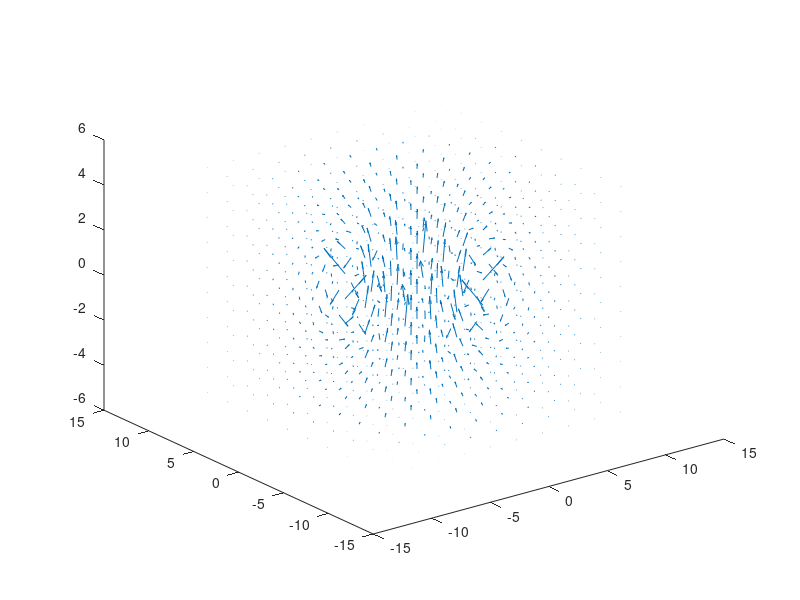

MATLAB code to generate this figure: (Note: this script raises an error after producing the figure.)
close all; clear; clc;

function [Bx, By, Bz] = getField(I, a, x, y, z, nTh)
    % I: Wire current [A]
    % a: Wire Radius [m]
    % x, y, z: Observaytion point coordinates
    % nTh: number of divisions to be calculated

    mu = (4*pi) * 1e-7; % Permeability of free space

    th = linspace(0, 2*pi, nTh); % Theta step

    % Source points in loop
    rx0 = a*cos(th);
    ry0 = a*sin(th);
    rz0 = zeros(size(th));

    % Distance between field and source
    Rx = x - rx0;
    Ry = y - ry0;
    Rz = z - rz0;
    Rmag = sqrt(Rx.^2 + Ry.^2 + Rz.^2);

    % Field differentials calculations
    dBx = ((mu*I)/(4*pi)) .* ((a.*z.*cos(th))./(Rmag).^3);
    dBy = ((mu*I)/(4*pi)) .* ((a.*z.*sin(th))./(Rmag).^3);
    dBz = ((mu*I)/(4*pi)) .* ((a.^2 - a.*(x.*cos(th) + y.*sin(th)))./(Rmag).^3);

    % Numerically integrate the field potentials
    Bx = trapz(th, dBx);
    By = trapz(th, dBy);
    Bz = trapz(th, dBz);
end

nGrid = 10;
nTh = 100;
a = 5;
I = 1;

% Meshgrid
[X, Y, Z] = meshgrid(linspace(-10, 10, nGrid), linspace(-10, 10, nGrid), linspace(-5, 5, nGrid));

Bx = zeros(size(X));
By = zeros(size(Y));
Bz = zeros(size(Z));

for i = 1:nGrid
    for j = 1:nGrid
        for k = 1:nGrid
           [Bx(i, j, k), By(i, j, k), Bz(i, j, k)] = getField(I, a, X(i, j, k), Y(i, j, k), Z(i, j, k), nTh);
        end
    end
end

% Seed points for streamlines
nSeeds = 20;
theta_s = linspace(0, 2*pi, nSeeds);
z_seed = 0;

Xs = a * cos(theta_s);
Ys = a * sin(theta_s);
Zs = z_seed * ones(size(theta_s));

figure; hold on;
view(3);

quiver3(X, Y, Z, Bx, By, Bz, 'AutoScale','on', LineWidth=1.2, AutoScaleFactor=1);
grid on;

% Wire
th_plot = linspace(0, 2*pi, 400);
plot3(a*cos(th_plot), a*sin(th_plot), zeros(size(th_plot)), 'r', 'LineWidth', 3);

%streamline(X, Y, Z, Bx, By, Bz, Xs, Ys, Zs);

xlabel('x');
ylabel('y');
zlabel('z');
title('Magnetic Field from Current Loop');
axis equal;
view(3);
